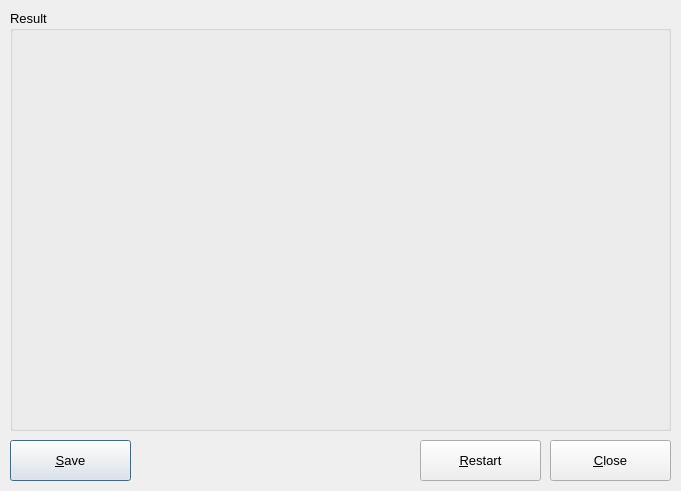
<?xml version="1.0" encoding="UTF-8"?>
<ui version="4.0">
 <class>OutputDialog</class>
 <widget class="QDialog" name="OutputDialog">
  <property name="geometry">
   <rect>
    <x>0</x>
    <y>0</y>
    <width>681</width>
    <height>491</height>
   </rect>
  </property>
  <property name="sizePolicy">
   <sizepolicy hsizetype="Fixed" vsizetype="Fixed">
    <horstretch>0</horstretch>
    <verstretch>0</verstretch>
   </sizepolicy>
  </property>
  <property name="font">
   <font>
    <pointsize>10</pointsize>
   </font>
  </property>
  <property name="windowTitle">
   <string>Nesting</string>
  </property>
  <widget class="QPushButton" name="SaveButton">
   <property name="geometry">
    <rect>
     <x>10</x>
     <y>440</y>
     <width>121</width>
     <height>41</height>
    </rect>
   </property>
   <property name="text">
    <string>&amp;Save</string>
   </property>
  </widget>
  <widget class="QGroupBox" name="ResultGroup">
   <property name="geometry">
    <rect>
     <x>10</x>
     <y>10</y>
     <width>661</width>
     <height>421</height>
    </rect>
   </property>
   <property name="title">
    <string>Result</string>
   </property>
   <widget class="QWidget" name="ResultGraphicsArea" native="true">
    <property name="geometry">
     <rect>
      <x>10</x>
      <y>20</y>
      <width>641</width>
      <height>391</height>
     </rect>
    </property>
   </widget>
  </widget>
  <widget class="QPushButton" name="CloseButton">
   <property name="geometry">
    <rect>
     <x>550</x>
     <y>440</y>
     <width>121</width>
     <height>41</height>
    </rect>
   </property>
   <property name="text">
    <string>&amp;Close</string>
   </property>
  </widget>
  <widget class="QPushButton" name="RestartButton">
   <property name="geometry">
    <rect>
     <x>420</x>
     <y>440</y>
     <width>121</width>
     <height>41</height>
    </rect>
   </property>
   <property name="text">
    <string>&amp;Restart</string>
   </property>
  </widget>
 </widget>
 <resources/>
 <connections/>
</ui>
